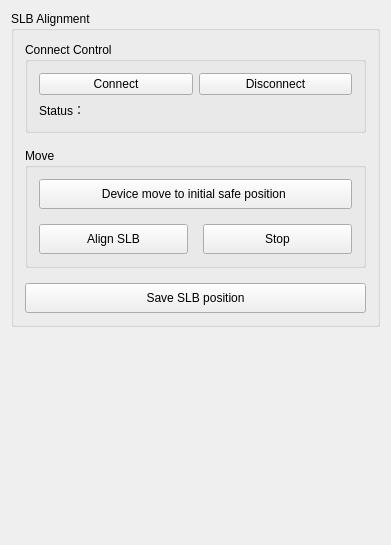
<?xml version="1.0" encoding="UTF-8"?>
<ui version="4.0">
 <class>SLBWidgetClass</class>
 <widget class="QWidget" name="SLBWidgetClass">
  <property name="geometry">
   <rect>
    <x>0</x>
    <y>0</y>
    <width>391</width>
    <height>545</height>
   </rect>
  </property>
  <property name="windowTitle">
   <string>SLBWidget</string>
  </property>
  <layout class="QVBoxLayout" name="verticalLayout_2">
   <item>
    <widget class="QGroupBox" name="groupBox">
     <property name="title">
      <string>SLB Alignment</string>
     </property>
     <layout class="QVBoxLayout" name="verticalLayout">
      <property name="spacing">
       <number>15</number>
      </property>
      <item>
       <widget class="QGroupBox" name="groupBox_3">
        <property name="title">
         <string>Connect Control</string>
        </property>
        <layout class="QVBoxLayout" name="verticalLayout_4">
         <item>
          <layout class="QHBoxLayout" name="horizontalLayout_9">
           <item>
            <widget class="QPushButton" name="btn_connect">
             <property name="sizePolicy">
              <sizepolicy hsizetype="Preferred" vsizetype="Fixed">
               <horstretch>0</horstretch>
               <verstretch>0</verstretch>
              </sizepolicy>
             </property>
             <property name="text">
              <string>Connect</string>
             </property>
            </widget>
           </item>
           <item>
            <widget class="QPushButton" name="btn_disconnect">
             <property name="sizePolicy">
              <sizepolicy hsizetype="Preferred" vsizetype="Fixed">
               <horstretch>0</horstretch>
               <verstretch>0</verstretch>
              </sizepolicy>
             </property>
             <property name="text">
              <string>Disconnect</string>
             </property>
            </widget>
           </item>
          </layout>
         </item>
         <item>
          <layout class="QHBoxLayout" name="horizontalLayout_8" stretch="0,3">
           <item>
            <widget class="QLabel" name="label">
             <property name="text">
              <string>Status：</string>
             </property>
            </widget>
           </item>
           <item>
            <widget class="QLabel" name="label_status">
             <property name="font">
              <font>
               <bold>true</bold>
              </font>
             </property>
             <property name="text">
              <string/>
             </property>
            </widget>
           </item>
          </layout>
         </item>
        </layout>
       </widget>
      </item>
      <item>
       <widget class="QGroupBox" name="groupBox_2">
        <property name="title">
         <string>Move</string>
        </property>
        <layout class="QGridLayout" name="gridLayout_2">
         <property name="leftMargin">
          <number>11</number>
         </property>
         <property name="spacing">
          <number>15</number>
         </property>
         <item row="1" column="0">
          <widget class="QPushButton" name="btn_moveAlignSLB">
           <property name="sizePolicy">
            <sizepolicy hsizetype="Preferred" vsizetype="Fixed">
             <horstretch>0</horstretch>
             <verstretch>0</verstretch>
            </sizepolicy>
           </property>
           <property name="minimumSize">
            <size>
             <width>0</width>
             <height>30</height>
            </size>
           </property>
           <property name="text">
            <string>Align SLB</string>
           </property>
          </widget>
         </item>
         <item row="0" column="0" colspan="2">
          <widget class="QPushButton" name="btn_moveInitPosition">
           <property name="sizePolicy">
            <sizepolicy hsizetype="Preferred" vsizetype="Fixed">
             <horstretch>0</horstretch>
             <verstretch>0</verstretch>
            </sizepolicy>
           </property>
           <property name="minimumSize">
            <size>
             <width>0</width>
             <height>30</height>
            </size>
           </property>
           <property name="text">
            <string>Device move to initial safe position </string>
           </property>
          </widget>
         </item>
         <item row="1" column="1">
          <widget class="QPushButton" name="btn_stop">
           <property name="sizePolicy">
            <sizepolicy hsizetype="Preferred" vsizetype="Fixed">
             <horstretch>0</horstretch>
             <verstretch>0</verstretch>
            </sizepolicy>
           </property>
           <property name="minimumSize">
            <size>
             <width>0</width>
             <height>30</height>
            </size>
           </property>
           <property name="text">
            <string>Stop</string>
           </property>
          </widget>
         </item>
        </layout>
       </widget>
      </item>
      <item>
       <widget class="QPushButton" name="btn_save">
        <property name="sizePolicy">
         <sizepolicy hsizetype="Preferred" vsizetype="Fixed">
          <horstretch>0</horstretch>
          <verstretch>0</verstretch>
         </sizepolicy>
        </property>
        <property name="minimumSize">
         <size>
          <width>0</width>
          <height>30</height>
         </size>
        </property>
        <property name="text">
         <string>Save SLB position</string>
        </property>
       </widget>
      </item>
     </layout>
    </widget>
   </item>
   <item>
    <spacer name="verticalSpacer">
     <property name="orientation">
      <enum>Qt::Vertical</enum>
     </property>
     <property name="sizeHint" stdset="0">
      <size>
       <width>20</width>
       <height>189</height>
      </size>
     </property>
    </spacer>
   </item>
  </layout>
 </widget>
 <layoutdefault spacing="6" margin="11"/>
 <resources/>
 <connections/>
</ui>
